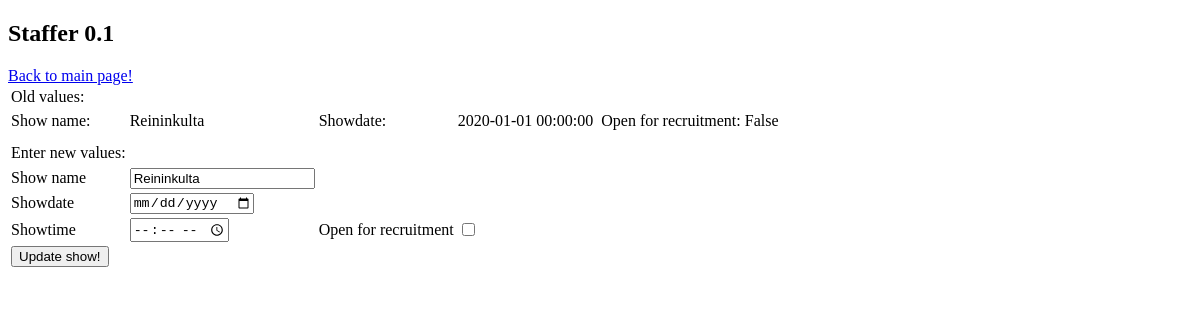
/shows/details/5/ (signed in), run on an earlier commit of the app's database.
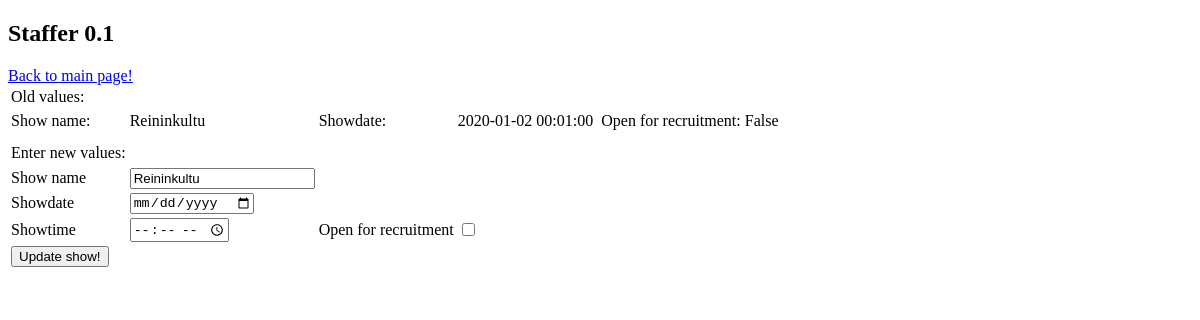
And on a later commit of the database.
### application/shows/models.py (models this page shows, shortened)
class Show(db.Model):
    id = db.Column(db.Integer, primary_key=True)
    show_date = db.Column(db.DateTime, default=db.func.current_timestamp())
    date_modified = db.Column(db.DateTime, default=db.func.current_timestamp(),
    onupdate=db.func.current_timestamp())
    name = db.Column(db.String(144), nullable=False)
    open_for_recruitment = db.Column(db.Boolean, nullable=False)

### application/shows/views.py (the view)
@app.route("/shows/details/<show_id>/", methods=["GET"])
@login_required
def show_details(show_id):
    form = ShowForm()
    show = Show.query.get(show_id)
    form.name.data = show.name
    return render_template("shows/details/new.html", show = show, form = form)

### application/shows/forms.py
class ShowForm(FlaskForm):
    name = StringField("Show name", [validators.Length(min=2)])
    showdate = DateField("Showdate", [validators.InputRequired()])
    showtime = TimeField("Showtime", [validators.InputRequired()])
    show_open_for_recruitment =  BooleanField("Open for recruitment")
    class Meta:
        csrf = False

### application/__init__.py (called while the page is built)
@login_manager.user_loader
def load_user(user_id):
    return User.query.get(user_id)

### application/templates/shows/details/new.html (shortened to what this page needs)
{% extends "blank.html" %}
  {% block body %}
  <form method="POST" action="{{ url_for('show_update', show_id=show.id) }}">
    <table>
      <tr>
        <td>
          Old values:
        </td>
        <td>
          {{ form.name.label }}:
        </td>
        <td>
          {{ show.name }}
        </td>
        <td>
          {{ form.showdate.label }}:
        </td>
        <td>
          {{ show.show_date }}
        </td>
        <td></td>
        <td>
          {{ form.show_open_for_recruitment.label }}:
        </td>
        <td>
          {{ show.open_for_recruitment }}
        </td>
      </tr>
      <tr>
      <td>
          Enter new values:
      </td>
  <td>
    {{ form.name.label }}
  </td>
	<td>
	  {{ form.name }}
  </td>
  <td>
  </td>
      </tr>
      <td>
        {{ form.showdate.label }}
      </td>
      <td>
        {{ form.showdate }}
      </td>
    <tr>
      <td>
        {{ form.showtime.label }}
      </td>
      <td>
        {{ form.showtime }}
      </td>
      <td>
        {{ form.show_open_for_recruitment.label }}
      </td>
      <td>
        {{ form.show_open_for_recruitment }}
      </td>
    </tr>
      <tr>
	<td colspan="2">
	  <input type="submit" value="Update show!"/>
	</td>
      </tr>
  </form>
  {% endblock %}

What changed in the data, as far as the page shows it:
changed Show "False": name "Reininkulta" → "Reininkultu"; show_date "2020-01-01 00:00:00" → "2020-01-02 00:01:00"
